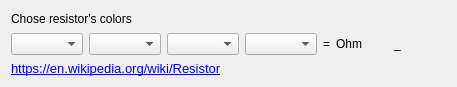
<?xml version="1.0" encoding="UTF-8"?>
<ui version="4.0">
 <class>wResistors</class>
 <widget class="QDialog" name="wResistors">
  <property name="geometry">
   <rect>
    <x>0</x>
    <y>0</y>
    <width>457</width>
    <height>87</height>
   </rect>
  </property>
  <property name="windowTitle">
   <string>wResistors</string>
  </property>
  <layout class="QGridLayout" name="gridLayout">
   <item row="0" column="0" colspan="2">
    <widget class="QLabel" name="label_chosecolor">
     <property name="text">
      <string>Chose resistor's colors</string>
     </property>
    </widget>
   </item>
   <item row="1" column="0">
    <widget class="QComboBox" name="comboBox_1">
     <property name="currentIndex">
      <number>-1</number>
     </property>
    </widget>
   </item>
   <item row="1" column="1">
    <widget class="QComboBox" name="comboBox_2">
     <property name="currentIndex">
      <number>-1</number>
     </property>
    </widget>
   </item>
   <item row="1" column="2">
    <widget class="QComboBox" name="comboBox_3">
     <property name="currentIndex">
      <number>-1</number>
     </property>
    </widget>
   </item>
   <item row="1" column="3">
    <widget class="QComboBox" name="comboBox_4">
     <property name="currentIndex">
      <number>-1</number>
     </property>
    </widget>
   </item>
   <item row="1" column="4">
    <widget class="QLabel" name="sgn_equal">
     <property name="sizePolicy">
      <sizepolicy hsizetype="Fixed" vsizetype="Fixed">
       <horstretch>0</horstretch>
       <verstretch>0</verstretch>
      </sizepolicy>
     </property>
     <property name="text">
      <string>=</string>
     </property>
    </widget>
   </item>
   <item row="1" column="5">
    <widget class="QLabel" name="label_ohm">
     <property name="text">
      <string>Ohm</string>
     </property>
    </widget>
   </item>
   <item row="1" column="6">
    <widget class="QLabel" name="label_tol">
     <property name="text">
      <string>_</string>
     </property>
    </widget>
   </item>
   <item row="2" column="0" colspan="3">
    <widget class="QLabel" name="label_link">
     <property name="text">
      <string>&lt;!DOCTYPE HTML PUBLIC &quot;-//W3C//DTD HTML 4.0//EN&quot; &quot;http://www.w3.org/TR/REC-html40/strict.dtd&quot;&gt;
&lt;html&gt;&lt;head&gt;&lt;meta name=&quot;qrichtext&quot; content=&quot;1&quot; /&gt;&lt;style type=&quot;text/css&quot;&gt;
p, li { white-space: pre-wrap; }
&lt;/style&gt;&lt;/head&gt;&lt;body style=&quot; font-family:'Sans Serif'; font-size:10pt; font-weight:400; font-style:normal;&quot;&gt;
&lt;p style=&quot; margin-top:0px; margin-bottom:0px; margin-left:0px; margin-right:0px; -qt-block-indent:0; text-indent:0px;&quot;&gt;&lt;a href=&quot;http://en.wikipedia.org/wiki/Resistor&quot;&gt;&lt;span style=&quot; text-decoration: underline; color:#0000ff;&quot;&gt;https://en.wikipedia.org/wiki/Resistor&lt;/span&gt;&lt;/a&gt;&lt;/p&gt;&lt;/body&gt;&lt;/html&gt;</string>
     </property>
    </widget>
   </item>
  </layout>
 </widget>
 <layoutdefault spacing="6" margin="11"/>
 <resources/>
 <connections/>
</ui>
